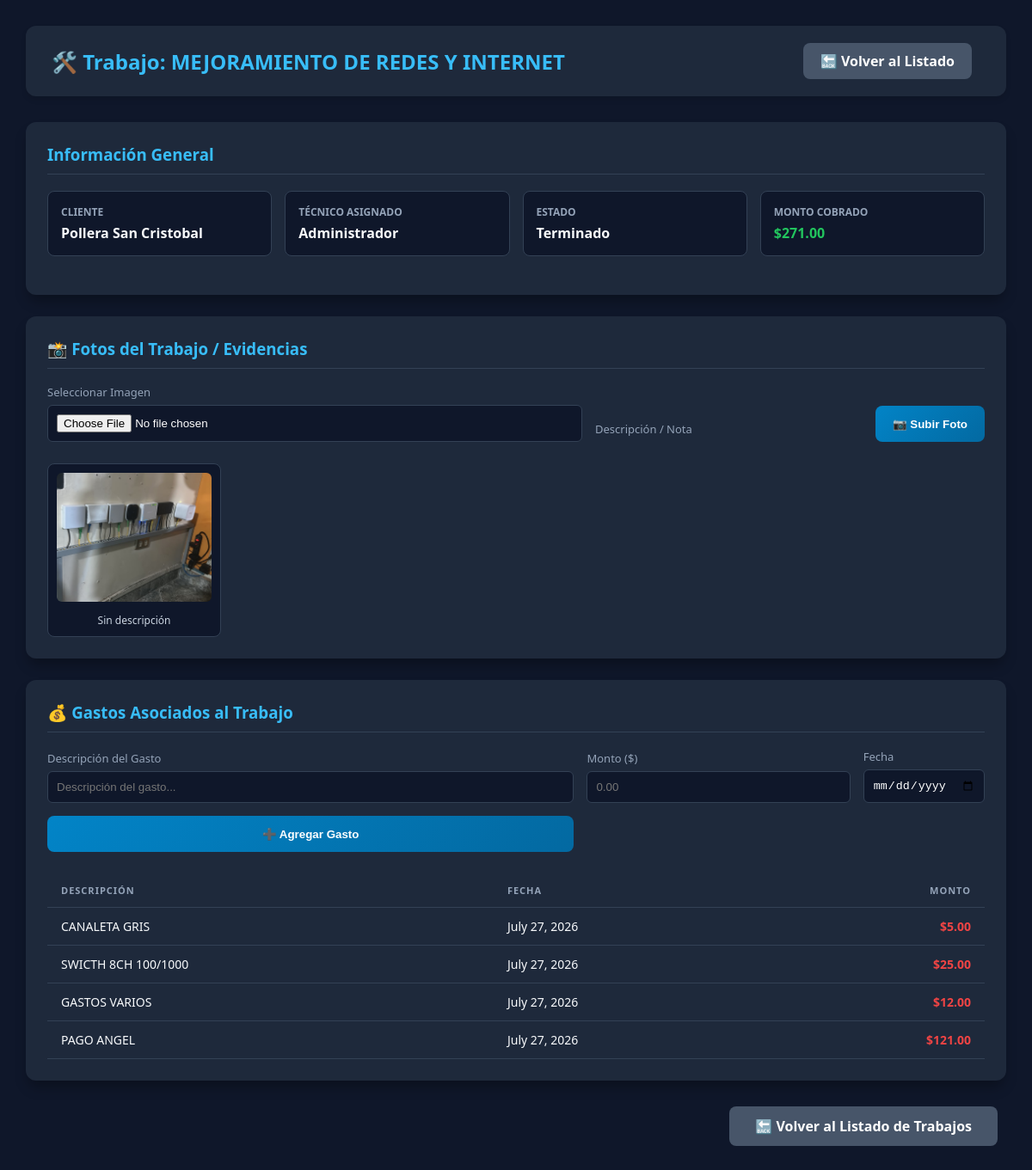
Page /trabajos/detalle/4/ on the committed database.
### gestion/models.py (models this page shows, shortened)
class Trabajo(models.Model):
    ESTADOS = [
        ("PEND", "Pendiente / Planificado"),
        ("PROG", "En Progreso"),
        ("TERM", "Terminado"),
    ]
    cliente = models.ForeignKey(Cliente, on_delete=models.CASCADE)
    tecnico = models.ForeignKey(
        User,
        on_delete=models.SET_NULL,
        null=True,
        blank=True,
        verbose_name="Tecnico Asignado",
    )
    titulo = models.CharField(
        max_length=150, verbose_name="Título del Trabajo u Obra"
    )
    descripcion = models.TextField(
        verbose_name="Notas / Descripción del Avance", blank=True, null=True
    )
    fecha_inicio = models.DateField(auto_now_add=True)
    estado = models.CharField(max_length=4, choices=ESTADOS, default="PEND")
    monto_cobrado = models.DecimalField(
        max_digits=10,
        decimal_places=2,
        default=0.00,
        verbose_name="Monto Cobrado al Cliente",
    )

class Cliente(models.Model):
    nombre = models.CharField(max_length=100)
    rif_cedula = models.CharField(
        max_length=50, blank=True, null=True, verbose_name="Rif o Cédula"
    )
    telefono = models.CharField(max_length=20, blank=True, null=True)
    direccion = models.TextField(
        blank=True, null=True, verbose_name="Dirección"
    )
    nota_privada = models.TextField(
        blank=True, null=True, verbose_name="Nota Privada"
    )
    foto = models.ImageField(upload_to="clientes/", blank=True, null=True)
    latitud = models.DecimalField(
        max_digits=9, decimal_places=6, blank=True, null=True
    )
    longitud = models.DecimalField(
        max_digits=9, decimal_places=6, blank=True, null=True
    )
    def __str__(self):
        return (
            f"{self.nombre} ({self.rif_cedula})"
            if self.rif_cedula
            else self.nombre
        )

class FotoTrabajo(models.Model):
    trabajo = models.ForeignKey(
        Trabajo, on_delete=models.CASCADE, related_name="fotos"
    )
    foto = models.ImageField(upload_to="trabajos/")
    fecha_subida = models.DateTimeField(auto_now_add=True)

class GastoObra(models.Model):
    trabajo = models.ForeignKey(
        Trabajo,
        on_delete=models.CASCADE,
        related_name="gastos",
        verbose_name="Obra / Trabajo",
    )
    descripcion = models.CharField(
        max_length=200,
        verbose_name="Concepto del Gasto (Ej. Transporte, Almuerzos)",
    )
    monto = models.DecimalField(max_digits=10, decimal_places=2)
    fecha = models.DateField()

### gestion/views.py (the view, shortened to what this page needs)
# urls.py: path("trabajos/detalle/<int:pk>/", views.detalle_trabajo, name="detalle_trabajo"),
def detalle_trabajo(request, pk):
    trabajo = get_object_or_404(Trabajo, pk=pk)
    gastos = GastoObra.objects.filter(trabajo=trabajo)
    fotos = FotoTrabajo.objects.filter(trabajo=trabajo)
    form_gasto = GastoObraForm()
    form_foto = FotoTrabajoForm()
    context = {
        'trabajo': trabajo,
        'gastos': gastos,
        'fotos': fotos,
        'form_gasto': form_gasto,
        'form_foto': form_foto,
    }
    return render(request, 'gestion/detalle_trabajo.html', context)

### gestion/forms.py
class GastoObraForm(forms.ModelForm):
    class Meta:
        model = GastoObra
        fields = ['descripcion', 'monto', 'fecha']
        widgets = {
            'descripcion': forms.TextInput(attrs={'class': 'form-control', 'placeholder': 'Descripción del gasto...'}),
            'monto': forms.NumberInput(attrs={'class': 'form-control', 'placeholder': '0.00'}),
            'fecha': forms.DateInput(attrs={'class': 'form-control', 'type': 'date'}),
        }

class FotoTrabajoForm(forms.ModelForm):
    class Meta:
        model = FotoTrabajo
        fields = ['foto']
        widgets = {
            'foto': forms.FileInput(attrs={'class': 'form-control'}),
        }

### gestion/templates/gestion/detalle_trabajo.html (shortened to what this page needs)
<!DOCTYPE html>
<html lang="es">
<head>
</head>
<body>
    <div class="container">
        <div class="header">
            <h2>🛠️ Trabajo: {{ trabajo.titulo }}</h2>
            <div>
                <a href="{% url 'lista_trabajos' %}" class="btn btn-volver">🔙 Volver al Listado</a>
            </div>
        </div>
        <div class="card">
            <h3>Información General</h3>
            <div class="info-grid">
                <div class="info-item">
                    <label>Cliente</label>
                    <span>{{ trabajo.cliente }}</span>
                </div>
                <div class="info-item">
                    <label>Técnico Asignado</label>
                    <span>{{ trabajo.tecnico }}</span>
                </div>
                <div class="info-item">
                    <label>Estado</label>
                    <span>{{ trabajo.get_estado_display|default:trabajo.estado }}</span>
                </div>
                <div class="info-item">
                    <label>Monto Cobrado</label>
                    <span style="color: #22c55e;">${{ trabajo.monto_cobrado }}</span>
                </div>
            </div>
        </div>
        <div class="card">
            <h3>📸 Fotos del Trabajo / Evidencias</h3>
            <form method="POST" enctype="multipart/form-data" class="form-inline" style="margin-bottom: 25px;">
                <div class="form-group" style="margin-bottom: 0;">
                    <label>Seleccionar Imagen</label>
                    {{ form_foto.foto }}
                </div>
                <div class="form-group" style="margin-bottom: 0;">
                    <label>Descripción / Nota</label>
                </div>
                <div style="margin-bottom: 0;">
                    <button type="submit" name="registrar_foto" class="btn" style="height: 42px;">📷 Subir Foto</button>
                </div>
            </form>
            <div class="galeria-grid">
                {% for foto in fotos %}
                <div class="foto-card">
                    <a href="{{ foto.foto.url }}" target="_blank">
                        <img src="{{ foto.foto.url }}" alt="Evidencia de trabajo">
                    </a>
                    <p>{{ foto.descripcion|default:"Sin descripción" }}</p>
                </div>
                {% empty %}
                <div style="grid-column: 1 / -1; text-align: center; color: #94a3b8; padding: 20px;">
                    No hay fotos registradas para este trabajo todavía.
                </div>
                {% endfor %}
            </div>
        </div>
        <div class="card">
            <h3>💰 Gastos Asociados al Trabajo</h3>
            <form method="POST" class="form-inline" style="margin-bottom: 25px;">
                <div class="form-group" style="margin-bottom: 0;">
                    <label>Descripción del Gasto</label>
                    {{ form_gasto.descripcion }}
                </div>
                <div class="form-group" style="margin-bottom: 0;">
                    <label>Monto ($)</label>
                    {{ form_gasto.monto }}
                </div>
                <div class="form-group" style="margin-bottom: 0;">
                    <label>Fecha</label>
                    {{ form_gasto.fecha }}
                </div>
                <button type="submit" name="registrar_gasto" class="btn" style="height: 42px;">➕ Agregar Gasto</button>
            </form>
            <table>
                <thead>
                    <tr>
                        <th>Descripción</th>
                        <th>Fecha</th>
                        <th style="text-align: right;">Monto</th>
                    </tr>
                </thead>
                <tbody>
                    {% for gasto in gastos %}
                    <tr>
                        <td>{{ gasto.descripcion }}</td>
                        <td>{{ gasto.fecha }}</td>
                        <td style="text-align: right; color: #ef4444; font-weight: bold;">${{ gasto.monto }}</td>
                    </tr>
                    {% empty %}
                    <tr>
                        <td colspan="3" style="text-align: center; color: #94a3b8; padding: 20px;">No hay gastos registrados para este trabajo.</td>
                    </tr>
                    {% endfor %}
                </tbody>
            </table>
        </div>
        <div class="footer-acciones">
            <a href="{% url 'lista_trabajos' %}" class="btn btn-volver" style="padding: 12px 30px; font-size: 16px;">🔙 Volver al Listado de Trabajos</a>
        </div>
    </div>
</body>
</html>

### gestion/templates/gestion/detalle_trabajo.html (style rules this page uses)
body { background-color: #0f172a; font-family: 'Segoe UI', system-ui, -apple-system, sans-serif; margin: 0; padding: 30px; color: #f8fafc; }
.container { max-width: 1200px; margin: 0 auto; }
.header { display: flex; justify-content: space-between; align-items: center; margin-bottom: 30px; background: #1e293b; padding: 20px 30px; border-radius: 12px; box-shadow: 0 4px 6px rgba(0,0,0,0.1); }
.header h2 { margin: 0; color: #38bdf8; font-size: 24px; }
.btn { background: linear-gradient(135deg, #0284c7, #0369a1); color: white; padding: 10px 20px; border-radius: 8px; text-decoration: none; font-weight: 700; transition: all 0.2s; display: inline-block; border: none; cursor: pointer; }
.btn-volver { background: #475569; margin-right: 10px; }
.card { background: #1e293b; border-radius: 12px; padding: 25px; box-shadow: 0 10px 15px -3px rgba(0,0,0,0.3); margin-bottom: 25px; }
.card h3 { color: #38bdf8; margin-top: 0; border-bottom: 1px solid #334155; padding-bottom: 10px; }
.info-grid { display: grid; grid-template-columns: repeat(auto-fit, minmax(250px, 1fr)); gap: 15px; margin-bottom: 20px; }
.info-item { background: #0f172a; padding: 15px; border-radius: 8px; border: 1px solid #334155; }
.info-item label { display: block; color: #94a3b8; font-size: 12px; text-transform: uppercase; font-weight: bold; margin-bottom: 5px; }
.info-item span { color: #f8fafc; font-size: 16px; font-weight: 600; }
table { width: 100%; border-collapse: collapse; text-align: left; margin-top: 15px; }
th, td { padding: 12px 16px; border-bottom: 1px solid #334155; font-size: 14px; }
th { color: #94a3b8; font-weight: 700; text-transform: uppercase; font-size: 11px; letter-spacing: 1px; }
.form-group { margin-bottom: 15px; }
.form-group label { display: block; color: #94a3b8; font-size: 13px; margin-bottom: 6px; }
.form-group input, .form-group select { width: 100%; padding: 10px; background: #0f172a; border: 1px solid #334155; color: white; border-radius: 6px; box-sizing: border-box; }
.form-inline { display: grid; grid-template-columns: 2fr 1fr auto; gap: 15px; align-items: end; }
.galeria-grid { display: grid; grid-template-columns: repeat(auto-fill, minmax(200px, 1fr)); gap: 20px; margin-top: 15px; }
.foto-card { background: #0f172a; border: 1px solid #334155; border-radius: 8px; overflow: hidden; padding: 10px; text-align: center; }
.foto-card img { width: 100%; height: 150px; object-fit: cover; border-radius: 6px; margin-bottom: 8px; }
.foto-card p { color: #cbd5e1; font-size: 12px; margin: 0; }
.footer-acciones { text-align: right; margin-top: 30px; margin-bottom: 40px; }

### rows in the picture
Trabajo: titulo "MEJORAMIENTO DE REDES Y INTERNET", cliente "Pollera San Cristobal", tecnico "Administrador", estado "Terminado", monto_cobrado "271.00"
FotoTrabajo: foto (picture), descripcion "Sin descripción"
GastoObra: descripcion "CANALETA GRIS", fecha "July 27, 2026", monto "5.00"
GastoObra: descripcion "SWICTH 8CH 100/1000", fecha "July 27, 2026", monto "25.00"
GastoObra: descripcion "GASTOS VARIOS", fecha "July 27, 2026", monto "12.00"
GastoObra: descripcion "PAGO ANGEL", fecha "July 27, 2026", monto "121.00"
